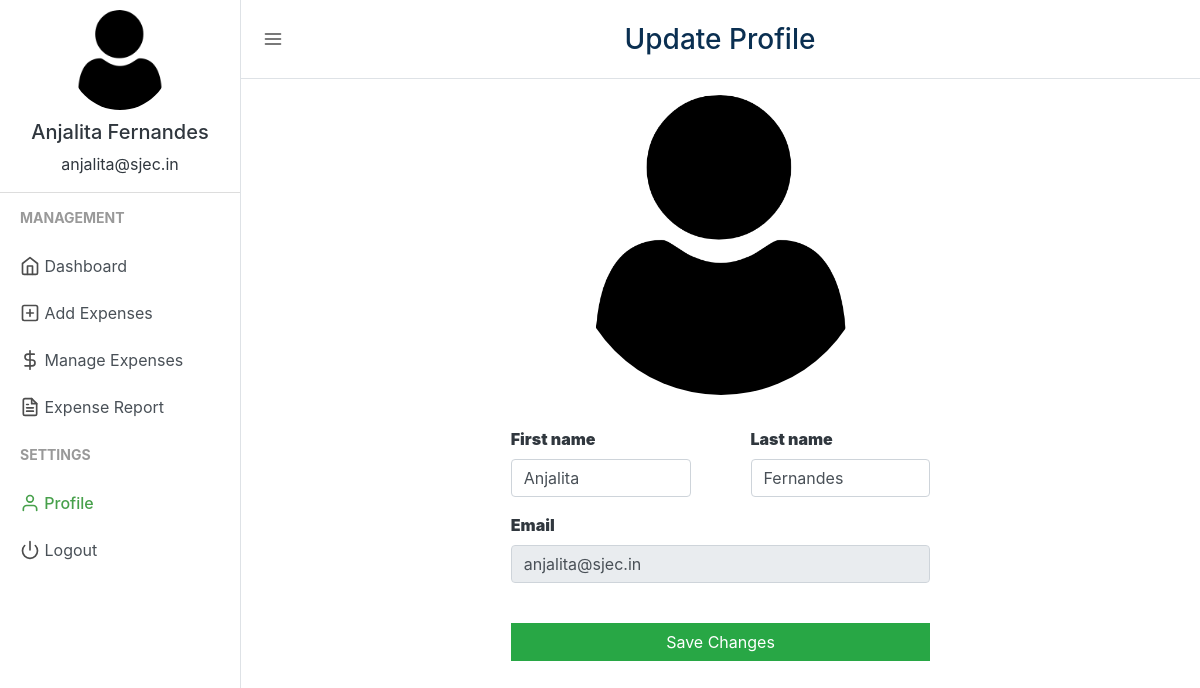
/profile.php (signed in), run on the app's committed database.
### tables this page shows
CREATE TABLE `users` (
  `user_id` int(11) NOT NULL,
  `firstname` varchar(50) NOT NULL,
  `lastname` varchar(25) NOT NULL,
  `email` varchar(50) NOT NULL,
  `password` varchar(50) NOT NULL
);

### session.php (called while the page is built, shortened)
<?php
include("config.php");
$sess_email = $_SESSION["email"];
$sql = "SELECT user_id, firstname, lastname, email FROM users WHERE email = '$sess_email'";
$result = $con->query($sql);
if ($result->num_rows > 0) {
  while($row = $result->fetch_assoc()) {
    $firstname = $row["firstname"];
    $lastname = $row["lastname"];
    $username =$row["firstname"]." ".$row["lastname"];
    $useremail=$row["email"];
  }
} else {
    $userid="798";
    $username ="SJEC";
    $useremail="mailid@domain.com";
}
?>

### profile.php (the view, shortened to what this page needs)
<?php
include("session.php");
?>
<!DOCTYPE html>
<html lang="en">
<head>
    <link href="css/bootstrap.css" rel="stylesheet">
    <link href="css/style.css" rel="stylesheet">
</head>
<body>
    <div class="d-flex" id="wrapper">
    <div class="border-right" id="sidebar-wrapper">
      <div class="user">
        <img class="img img-fluid rounded-circle" src="uploads/user.png" width="120">
        <h5><?php echo $username ?></h5>
        <p><?php echo $useremail ?></p>
      </div>
      <div class="sidebar-heading">Management</div>
      <div class="list-group list-group-flush">
        <a href="index.php" class="list-group-item list-group-item-action "><span data-feather="home"></span> Dashboard</a>
        <a href="add_expense.php" class="list-group-item list-group-item-action "><span data-feather="plus-square"></span> Add Expenses</a>
        <a href="manage_expense.php" class="list-group-item list-group-item-action "><span data-feather="dollar-sign"></span> Manage Expenses</a>
        <a href="expensereport.php" class="list-group-item list-group-item-action"><span data-feather="file-text"></span> Expense Report</a>
      </div>
      <div class="sidebar-heading">Settings </div>
      <div class="list-group list-group-flush">
        <a href="profile.php" class="list-group-item list-group-item-action sidebar-active"><span data-feather="user"></span> Profile</a>
        <a href="logout.php" class="list-group-item list-group-item-action "><span data-feather="power"></span> Logout</a>
      </div>
    </div>
        <div id="page-content-wrapper">
            <nav class="navbar navbar-expand-lg navbar-light  border-bottom">
                <button class="toggler" type="button" id="menu-toggle" aria-expanded="false">
                    <span data-feather="menu"></span>
                </button>
                <div class="col-md-12 text-center">
                <b><h3 class="try">Update Profile</h3><b>
                </div>
            </nav>
            <div class="container-fluid">
                <div class="row justify-content-center">
                    <div class="col-md-6">
                        <form class="form" method="post" action="" enctype='multipart/form-data'>
                            <div class="text-center mt-3">
                                <img src="uploads/user.png" class="text-center img img-fluid rounded-circle avatar" width="300" alt="Profile Picture">
                            </div>
                        </form>
                        <form class="form" action="" method="post" id="registrationForm" autocomplete="off">
                            <div class="row">
                                <div class="col">
                                    <div class="form-group">
                                        <div class="col-md">
                                            <label for="first_name">
                                                First name
                                            </label>
                                            <input type="text" class="form-control" name="first_name" id="first_name" placeholder="First Name" value="<?php echo $firstname; ?>">
                                        </div>
                                    </div>
                                </div>
                                <div class="col">
                                    <div class="form-group">
                                        <div class="col-md">
                                            <label for="last_name">
                                                Last name
                                            </label>
                                            <input type="text" class="form-control" name="last_name" id="last_name" value="<?php echo $lastname; ?>" placeholder="Last Name">
                                        </div>
                                    </div>
                                </div>
                            </div>
                            <div class="form-group">
                                <div class="col-md">
                                    <label for="email">
                                        Email
                                    </label>
                                    <input type="email" class="form-control" name="email" id="email" value="<?php echo $useremail; ?>" disabled>
                                </div>
                            </div>
                            <div class="form-group">
                                <div class="col-md">
                                    <br>
                                    <button class="btn btn-block btn-md btn-success" style="border-radius:0%;" name="save" type="submit">Save Changes</button>
                                </div>
                            </div>
                        </form>
                    </div>
                </div>
            </div>
        </div>
    </div>
</body>
</html>

### css/style.css (style rules this page uses)
body { background-color: #e4d6d6; }
.feather { width: 20px; height: 20px; stroke: #4d4d4d; stroke-width: 2; stroke-linecap: round; stroke-linejoin: round; fill: none; vertical-align: text-bottom; }
.list-group { background-color: #120718; }
.list-group-item { border: none; }
.user { text-align: center; border-bottom: 1px solid #ddd; }
.user img { padding: 10px; }
.toggler { color: #000; background-color: #fff; border: none; outline: none; }
.sidebar-active { color: #47a04b; font-weight: 500; }
.sidebar-active .feather { stroke: #47a04b; font-weight: 500; }
#wrapper { overflow-x: hidden; background-color: #fff; }
#sidebar-wrapper { min-height: 100vh; margin-left: -15rem; -webkit-transition: margin 0.25s ease-out; -moz-transition: margin 0.25s ease-out; -o-transition: margin 0.25s ease-out; transition: margin 0.25s ease-out; }
#sidebar-wrapper .sidebar-heading { padding: 0.875rem 1.25rem; font-size: 14px; font-weight: bold; text-transform: uppercase; color: #999; }
#sidebar-wrapper .list-group { width: 15rem; }
#page-content-wrapper { min-width: 100vw; }
@media (min-width: 768px) { #sidebar-wrapper { margin-left: 0; } }
@media (min-width: 768px) { #page-content-wrapper { min-width: 0; width: 100%; } }
.container-fluid { margin-right: 20px; }

### profile.php (style rules this page uses)
.try { font-size: 28px; color: #0A2F51; padding: 15px 65px 5px 0px; }

### data on the page
users: username "Anjalita Fernandes", email "anjalita@sjec.in", first_name "Anjalita", last_name "Fernandes"
